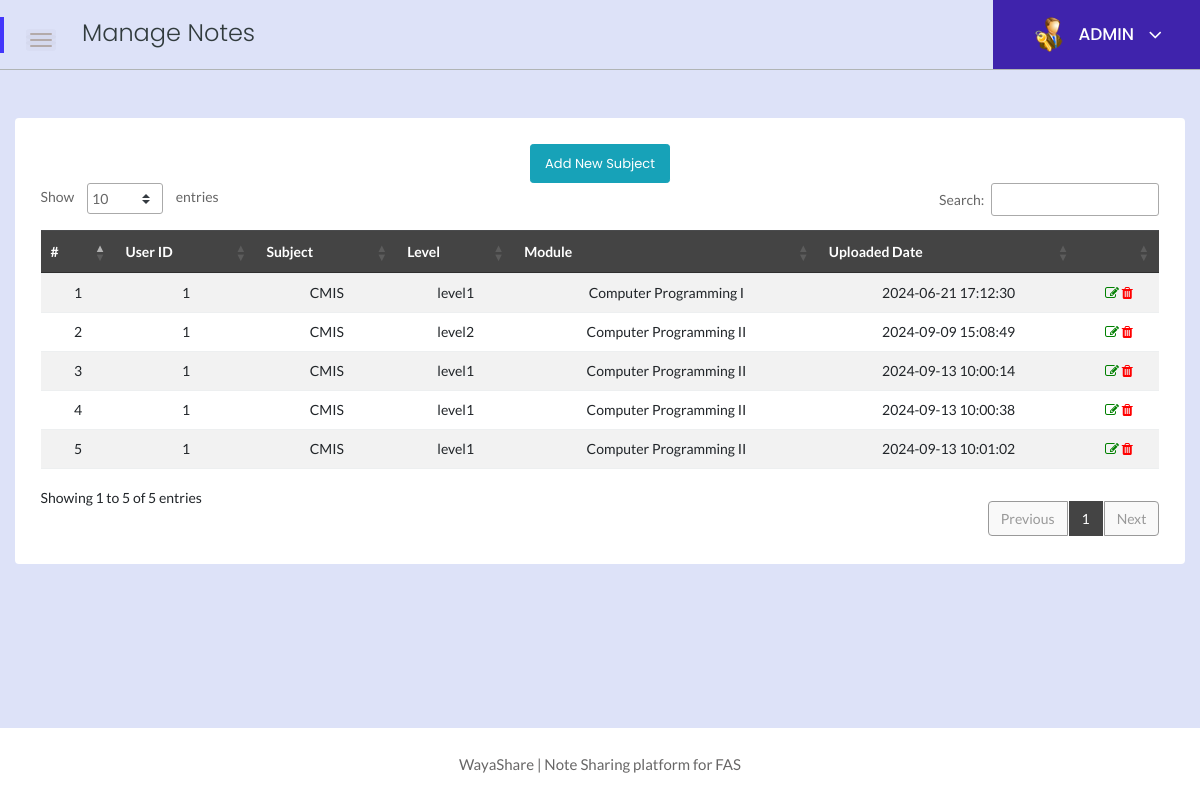
The page /admin/admin/cmis.php (signed in) on the database its author committed.
### tables this page shows
CREATE TABLE `notes` (
  `id` int(5) NOT NULL,
  `UserID` int(5) DEFAULT NULL,
  `Module` varchar(250) DEFAULT NULL,
  `Title` varchar(250) DEFAULT NULL,
  `Description` longtext DEFAULT NULL,
  `File` varchar(250) DEFAULT NULL,
  `CreationDate` timestamp NULL DEFAULT current_timestamp(),
  `Subject` varchar(250) DEFAULT NULL,
  `Level` varchar(250) DEFAULT NULL
);

### admin/admin/cmis.php (the view, shortened to what this page needs)
<?php
    include('../includes/dbconn.php');
    if(strlen($_SESSION['alogin'])==0){
    header('location:index.php');
    } else {
?>
<!doctype html>
<html class="no-js" lang="en">
<head>
    <link rel="stylesheet" href="../assets/css/bootstrap.min.css">
    <link rel="stylesheet" href="../assets/css/font-awesome.min.css">
    <link rel="stylesheet" href="../assets/css/themify-icons.css">
    <link rel="stylesheet" href="../assets/css/metisMenu.css">
    <link rel="stylesheet" href="../assets/css/owl.carousel.min.css">
    <link rel="stylesheet" href="../assets/css/slicknav.min.css">
    <link rel="stylesheet" href="https://www.amcharts.com/lib/3/plugins/export/export.css" type="text/css" media="all" />
    <link rel="stylesheet" type="text/css" href="https://cdn.datatables.net/1.10.19/css/jquery.dataTables.css">
    <link rel="stylesheet" type="text/css" href="https://cdn.datatables.net/1.10.18/css/dataTables.bootstrap4.min.css">
    <link rel="stylesheet" type="text/css" href="https://cdn.datatables.net/responsive/2.2.3/css/responsive.bootstrap.min.css">
    <link rel="stylesheet" type="text/css" href="https://cdn.datatables.net/responsive/2.2.3/css/responsive.jqueryui.min.css">
    <link rel="stylesheet" href="../assets/css/typography.css">
    <link rel="stylesheet" href="../assets/css/default-css.css">
    <link rel="stylesheet" href="../assets/css/styles.css">
    <link rel="stylesheet" href="../assets/css/responsive.css">
</head>
<body>
    <div class="page-container">
        <div class="main-content">
            <div class="page-title-area">
                <div class="row align-items-center">
                    <div class="col-sm-6">
                        <div class="breadcrumbs-area clearfix">
                        <div class="nav-btn pull-left">
                            <span></span>
                            <span></span>
                            <span></span>
                        </div>
                            <h4 class="page-title pull-left">Manage Notes</h4>
                        </div>
                    </div>
                    <div class="col-sm-6 clearfix">
                        <div class="user-profile pull-right">
                            <img class="avatar user-thumb" src="../assets/images/admin.png" alt="avatar">
                            <h4 class="user-name dropdown-toggle" data-toggle="dropdown">ADMIN <i class="fa fa-angle-down"></i></h4>
                        </div>
                    </div>
                </div>
            </div>
            <div class="main-content-inner">
                <div class="row">
                    <div class="col-12 mt-5">
                        <div class="card">
                            <div class="card-body">
                                <div class="data-tables datatable-dark">
                                <center><a href="add-subjects.php" class="btn btn-sm btn-info">Add New Subject</a></center>
                                    <table id="dataTable3" class="table table-hover table-striped text-center">
                                        <thead class="text-capitalize">
                                            <tr>
                                                <th>#</th>
                                                <th>User ID</th>
                                                <th>Subject</th>
                                                <th>Level</th>
                                                <th>Module</th>
                                                <th>Uploaded Date</th>
                                                <th></th>
                                            </tr>
                                        </thead>
                                        <tbody>
                                    <?php $sql = "SELECT * from notes WHERE Subject='CMIS'";
                                    $query = $dbh -> prepare($sql);
                                    $query->execute();
                                    $results=$query->fetchAll(PDO::FETCH_OBJ);
                                    $cnt=1;
                                    if($query->rowCount() > 0)
                                    {
                                    foreach($results as $result)
                                    {               ?>
                                        <tr>
                                            <td> <?php echo htmlentities($cnt);?></td>
                                            <td><?php echo htmlentities($result->UserID);?></td>
                                            <td><?php echo htmlentities($result->Subject);?></td>
                                            <td><?php echo htmlentities($result->Level);?></td>
                                            <td><?php echo htmlentities($result->Module);?></td>
                                            <td><?php echo htmlentities($result->CreationDate);?></td>
                                            <td>
                                            <a href="../../folder/<?php echo $result->File; ?>" target="_blank"><i class="fa fa-edit" style="color:green"></i></a>
                                                <a href="cmis.php?del=<?php echo htmlentities($result->id); ?>" onclick="return confirm('Do you want to delete?');"><i class="fa fa-trash" style="color:red"></i></a>
                                            </td>
                                        </tr>
                                         <?php $cnt++;} }?>
                                    </tbody>
                                    </table>
                                </div>
                            </div>
                        </div>
                    </div>
                </div>
                </div>
            </div>
            <?php include '../includes/footer.php' ?>
        </div>
</body>
</html>
<?php } ?>

### admin/includes/footer.php
<footer>
        <div class="footer-area">
                <p> WayaShare | Note Sharing platform for FAS</p>
        </div>
</footer>

### admin/assets/css/styles.css (style rules this page uses)
.page-container { width: 100%; height: 100%; min-height: 100vh; padding-left: 280px; -webkit-transition: padding-left 0.3s ease 0s; transition: padding-left 0.3s ease 0s; }
.sbar_collapsed.page-container { padding-left: 0; }
.card { border: none; border-radius: 4px; background-color: #fff; -webkit-transition: all 0.3s ease 0s; transition: all 0.3s ease 0s; }
.card-body { padding: 25.6px; padding: 1.6rem; }
.main-content { width: 100%; background: hsl(228deg 64.88% 91.93%); }
.main-content-inner { padding: 0 30px 50px; }
.nav-btn { margin: 10px 30px 0 0; cursor: pointer; }
.nav-btn span { display: block; width: 22px; height: 2px; background: #b3aaaa; margin: 4px 0; border-radius: 15px; -webkit-transition: all 0.3s ease 0s; transition: all 0.3s ease 0s; box-shadow: 0 0 0 4px rgba(99, 96, 96, 0.03); }
.nav-btn span:nth-child(2) { opacity: 0; }
.nav-btn span:first-child { -webkit-transform: rotate(45deg) translate(5px, 5px); transform: rotate(45deg) translate(5px, 5px); }
.nav-btn span:last-child { -webkit-transform: rotate(-45deg) translate(3px, -3px); transform: rotate(-45deg) translate(3px, -3px); }
.sbar_collapsed .nav-btn span { transform: none; opacity: 1; }
.page-title-area { padding: 0 30px; background: hsl(228deg 64.88% 91.93%); border-bottom: 1px solid #b0b4b5; position: relative; }
.page-title-area:before { content: ""; position: absolute; left: 0; top: 50%; width: 4px; height: 36px; background: var(--primary-color); -webkit-transform: translateY(-50%); transform: translateY(-50%); }
.page-title { font-size: 24px; font-weight: 300; color: #313b3d; letter-spacing: 0; margin-right: 30px; }
.user-profile { margin-right: -30px; display: -webkit-box; display: -ms-flexbox; display: flex; -webkit-box-align: center; -ms-flex-align: center; align-items: center; -ms-flex-wrap: wrap; flex-wrap: wrap; background: -webkit-linear-gradient(left, #8914fe 0%, #8063f5 100%); background: linear-gradient(to right, #3f23ac 0%, #3f23ac 100%); padding: 17px 38px; position: relative; }
.user-profile img.avatar { height: 35px; width: 35px; border-radius: 50%; margin-right: 12px; }
.user-name { font-size: 17px; font-weight: 500; color: #fff; letter-spacing: 0; cursor: pointer; -webkit-user-select: none; -moz-user-select: none; -ms-user-select: none; user-select: none; }
.user-name i { margin-left: 10px; font-size: 21px; vertical-align: middle; position: relative; }
.notification-area .dropdown-toggle, .user-name.dropdown-toggle { position: relative; }
.notification-area .dropdown-toggle:after, .user-name.dropdown-toggle:after { display: none; }
.footer-area { text-align: center; padding: 23px 0 19px; background: #fff; }
.footer-area p { color: #676666; margin-bottom: 0; }
.btn { padding: 11px 17px; font-size: 13px; letter-spacing: 0; }
.btn-sm { padding: 9px 14px; }
table tr th { border-bottom: none; }
table tr th, table tr td { border-top: 1px solid rgba(120, 130, 140, 0.13) !important; }
table.dataTable.no-footer { border-bottom: 1px solid rgba(120, 130, 140, 0.13) !important; }
table.dataTable thead th, table.dataTable thead td { border-bottom-color: transparent; }
.datatable-dark thead { background: #444; color: #fff; }

### rows shown on the page
notes: UserID "1", Subject "CMIS", Level "level1", Module "Computer Programming I", CreationDate "2024-06-21 17:12:30"
notes: UserID "1", Subject "CMIS", Level "level2", Module "Computer Programming II", CreationDate "2024-09-09 15:08:49"
notes: UserID "1", Subject "CMIS", Level "level1", Module "Computer Programming II", CreationDate "2024-09-13 10:00:14"
notes: UserID "1", Subject "CMIS", Level "level1", Module "Computer Programming II", CreationDate "2024-09-13 10:00:38"
notes: UserID "1", Subject "CMIS", Level "level1", Module "Computer Programming II", CreationDate "2024-09-13 10:01:02"
